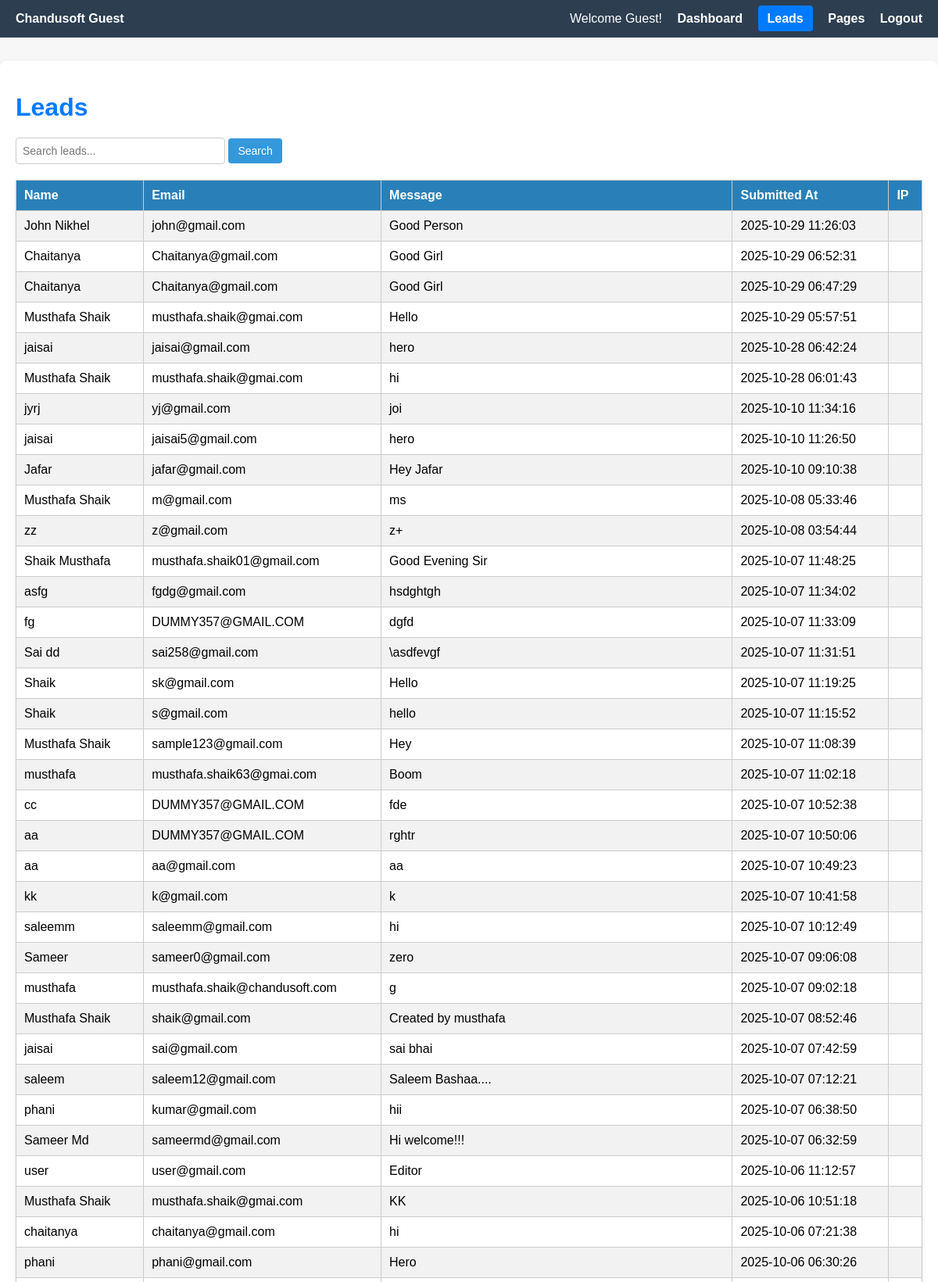
Screenshot of /admin/admin-leads.php (signed in, upper part) with the database file from the repository.
### tables this page shows
CREATE TABLE `leads` (
  `id` int unsigned NOT NULL AUTO_INCREMENT,
  `name` varchar(100) NOT NULL,
  `email` varchar(100) NOT NULL,
  `message` text NOT NULL,
  `created_at` timestamp NULL DEFAULT CURRENT_TIMESTAMP,
  `IP` varchar(45) DEFAULT NULL,
  PRIMARY KEY (`id`)
);

### admin/admin-leads.php (the view, shortened to what this page needs)
    <?php
$host = 'localhost';
$dbUser = 'root';
$dbPass = '';
$dbName = 'chandusoft';
$conn = new mysqli($host, $dbUser, $dbPass, $dbName);
$search = $_GET['search'] ?? '';
$search = trim($search);
if ($search !== '') {
    if (preg_match('/^[%_]+$/', $search)) {
        $resultLatest = $conn->query("SELECT * FROM leads WHERE 1=0");
    } else {
        $stmt = $conn->prepare("
            SELECT * FROM leads
            WHERE id LIKE ? OR name LIKE ? OR email LIKE ? OR message LIKE ?
            ORDER BY id DESC
        ");
        $likeSearch = "%$search%";
        $stmt->bind_param("ssss", $likeSearch, $likeSearch, $likeSearch, $likeSearch);
        $stmt->execute();
        $resultLatest = $stmt->get_result();
    }
} else {
    $resultLatest = $conn->query("SELECT * FROM leads ORDER BY id DESC");
}
$user = $_SESSION['user'];
$role = htmlspecialchars(ucfirst($user['role'] ?? 'Guest'));
?>
<!DOCTYPE html>
<html>
<head>
</head>
<body>
<div class="navbar">
    <div><strong>Chandusoft <?= $role ?></strong></div>
    <div class="links">
        Welcome <?= $role ?>!
        <a href="/app/dashboard.php" class="<?= basename($_SERVER['PHP_SELF']) === 'dashboard.php' ? 'active' : '' ?>">Dashboard</a>
        <a href="/admin/admin-leads.php" class="<?= basename($_SERVER['PHP_SELF']) === 'admin-leads.php' ? 'active' : '' ?>">Leads</a>
        <a href="/admin/pages.php">Pages</a>
        <a href="/admin/logout.php">Logout</a>
    </div>
</div>
<div class="content">
    <h1>Leads</h1>
    <form method="get" class="search-form">
        <input type="text" name="search" placeholder="Search leads..." value="<?= htmlspecialchars($search) ?>">
        <input type="submit" value="Search">
    </form>
    <table>
    <tr>
        <th>Name</th>
        <th>Email</th>
        <th>Message</th>
        <th>Submitted At</th>
        <th>IP</th>
    </tr>
    <?php if ($resultLatest && $resultLatest->num_rows > 0): ?>
        <?php while($row = $resultLatest->fetch_assoc()): ?>
            <tr>
                <td><?= htmlspecialchars($row['name']) ?></td>
                <td><?= htmlspecialchars($row['email']) ?></td>
                <td><?= htmlspecialchars($row['message']) ?></td>
                <td><?= htmlspecialchars($row['created_at']) ?></td>
                <td><?= !empty($row['IP']) ? htmlspecialchars($row['IP']) : '' ?></td>
            </tr>
        <?php endwhile; ?>
    <?php endif; ?>
</table>
</div>
</body>
</html>

### admin/admin-leads.php (style rules this page uses)
body { font-family: Arial, sans-serif; background: #f7f7f7; margin: 0; padding: 0; }
.navbar { background-color: #2c3e50; color: white; padding: 15px 20px; display: flex; justify-content: space-between; align-items: center; }
.navbar .links a { color: white; text-decoration: none; margin-left: 15px; font-weight: bold; }
.navbar .links a.active { background-color: #007BFF; color: white; padding: 8px 12px; border-radius: 4px; }
.content { padding: 20px; max-width: 1200px; margin: auto; background: white; margin-top: 30px; border-radius: 8px; box-shadow: 0 4px 10px rgba(0,0,0,0.1); }
h1 { margin-bottom: 20px; color: #007BFF; }
.search-form { margin-bottom: 20px; }
.search-form input[type="text"] { padding: 8px; font-size: 14px; border: 1px solid #ccc; border-radius: 4px; width: 250px; }
.search-form input[type="submit"] { padding: 8px 12px; font-size: 14px; border: none; background-color: #3498db; color: white; border-radius: 4px; cursor: pointer; }
table { border-collapse: collapse; width: 100%; margin-top: 15px; box-shadow: 0 2px 5px rgba(0,0,0,0.1); }
th, td { border: 1px solid #ccc; padding: 10px; text-align: left; }
th { background-color: #2980b9; color: white; }
tr:nth-child(even) { background: #f2f2f2; }

### rows the page displays
leads: name "John Nikhel", email "john@gmail.com", message "Good Person", created_at "2025-10-29 11:26:03"
leads: name "Chaitanya", email "Chaitanya@gmail.com", message "Good Girl", created_at "2025-10-29 06:52:31"
leads: name "Chaitanya", email "Chaitanya@gmail.com", message "Good Girl", created_at "2025-10-29 06:47:29"
leads: name "Musthafa Shaik", email "musthafa.shaik@gmai.com", message "Hello", created_at "2025-10-29 05:57:51"
leads: name "jaisai", email "jaisai@gmail.com", message "hero", created_at "2025-10-28 06:42:24"
leads: name "Musthafa Shaik", email "musthafa.shaik@gmai.com", message "hi", created_at "2025-10-28 06:01:43"
leads: name "jyrj", email "yj@gmail.com", message "joi", created_at "2025-10-10 11:34:16"
leads: name "jaisai", email "jaisai5@gmail.com", message "hero", created_at "2025-10-10 11:26:50"
leads: name "Jafar", email "jafar@gmail.com", message "Hey Jafar", created_at "2025-10-10 09:10:38"
leads: name "Musthafa Shaik", email "m@gmail.com", message "ms", created_at "2025-10-08 05:33:46"
leads: name "zz", email "z@gmail.com", message "z+", created_at "2025-10-08 03:54:44"
leads: name "Shaik Musthafa", email "musthafa.shaik01@gmail.com", message "Good Evening Sir", created_at "2025-10-07 11:48:25"
leads: name "asfg", email "fgdg@gmail.com", message "hsdghtgh", created_at "2025-10-07 11:34:02"
leads: name "fg", email "DUMMY357@GMAIL.COM", message "dgfd", created_at "2025-10-07 11:33:09"
leads: name "Sai dd", email "sai258@gmail.com", message "\\asdfevgf", created_at "2025-10-07 11:31:51"
leads: name "Shaik", email "sk@gmail.com", message "Hello", created_at "2025-10-07 11:19:25"
leads: name "Shaik", email "s@gmail.com", message "hello", created_at "2025-10-07 11:15:52"
leads: name "Musthafa Shaik", email "sample123@gmail.com", message "Hey", created_at "2025-10-07 11:08:39"
leads: name "musthafa", email "musthafa.shaik63@gmai.com", message "Boom", created_at "2025-10-07 11:02:18"
leads: name "cc", email "DUMMY357@GMAIL.COM", message "fde", created_at "2025-10-07 10:52:38"
leads: name "aa", email "DUMMY357@GMAIL.COM", message "rghtr", created_at "2025-10-07 10:50:06"
leads: name "aa", email "aa@gmail.com", message "aa", created_at "2025-10-07 10:49:23"
leads: name "kk", email "k@gmail.com", message "k", created_at "2025-10-07 10:41:58"
leads: name "saleemm", email "saleemm@gmail.com", message "hi", created_at "2025-10-07 10:12:49"
leads: name "Sameer", email "sameer0@gmail.com", message "zero", created_at "2025-10-07 09:06:08"
leads: name "musthafa", email "musthafa.shaik@chandusoft.com", message "g", created_at "2025-10-07 09:02:18"
leads: name "Musthafa Shaik", email "shaik@gmail.com", message "Created by musthafa", created_at "2025-10-07 08:52:46"
leads: name "jaisai", email "sai@gmail.com", message "sai bhai", created_at "2025-10-07 07:42:59"
leads: name "saleem", email "saleem12@gmail.com", message "Saleem Bashaa....", created_at "2025-10-07 07:12:21"
leads: name "phani", email "kumar@gmail.com", message "hii", created_at "2025-10-07 06:38:50"
leads: name "Sameer Md", email "sameermd@gmail.com", message "Hi welcome!!!", created_at "2025-10-07 06:32:59"
leads: name "user", email "user@gmail.com", message "Editor", created_at "2025-10-06 11:12:57"
leads: name "Musthafa Shaik", email "musthafa.shaik@gmai.com", message "KK", created_at "2025-10-06 10:51:18"
leads: name "chaitanya", email "chaitanya@gmail.com", message "hi", created_at "2025-10-06 07:21:38"
leads: name "phani", email "phani@gmail.com", message "Hero", created_at "2025-10-06 06:30:26"

### other values shown
$role "Guest"
